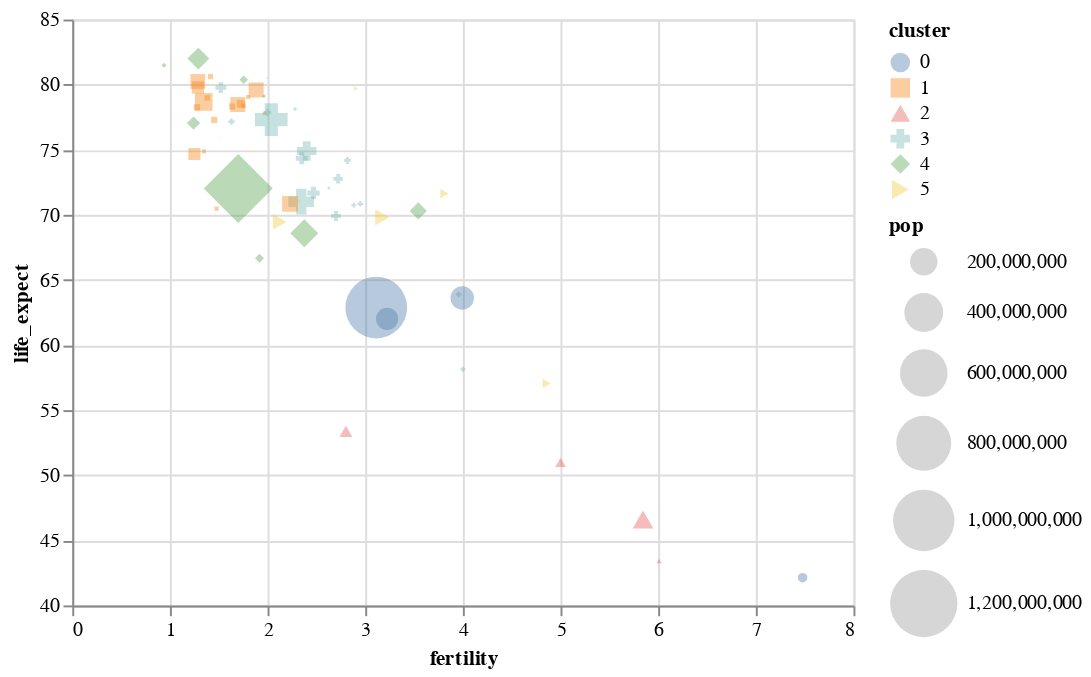

The cell this chart's notebook holds for it:
### Code cell
# Alpha anders -- könnte auch gemaped werden!
alt.Chart(df2k).mark_point(filled=True).encode( # alternative zu Circle
    alt.X("fertility:Q"),
    alt.Y("life_expect:Q", scale=alt.Scale(zero=False)),
    alt.Size("pop:Q", scale=alt.Scale(range=[0,1250])),
    alt.Color("cluster:N"), # es ginge hier auch gradient, wenn Q
    alt.OpacityValue(0.4),
    alt.Shape("cluster:N"),
    tooltip=["country"]
)

### Figure 1 — Vega-Lite specification as saved in the notebook (floating-point values rounded to 4 significant figures)
{"$schema": "https://vega.github.io/schema/vega-lite/v4.8.1.json", "config": {"view": {"continuousHeight": 300, "continuousWidth": 400}}, "data": {"name": "data-fdeb0b749a6385830bd1445d39ad6ea0"}, "datasets": {"data-fdeb0b749a6385830bd1445d39ad6ea0": [{"cluster": 0, "country": "Afghanistan", "fertility": 7.479, "life_expect": 42.13, "pop": 23898198, "year": 2000}, {"cluster": 3, "country": "Argentina", "fertility": 2.35, "life_expect": 74.34, "pop": 37497728, "year": 2000}, {"cluster": 3, "country": "Aruba", "fertility": 2.124, "life_expect": 73.45, "pop": 69539, "year": 2000}, {"cluster": 4, "country": "Australia", "fertility": 1.756, "life_expect": 80.37, "pop": 19164620, "year": 2000}, {"cluster": 1, "country": "Austria", "fertility": 1.382, "life_expect": 78.98, "pop": 8113413, "year": 2000}, {"cluster": 3, "country": "Bahamas", "fertility": 2.111, "life_expect": 71.07, "pop": 290075, "year": 2000}, {"cluster": 0, "country": "Bangladesh", "fertility": 3.224, "life_expect": 62.01, "pop": 130406594, "year": 2000}, {"cluster": 3, "country": "Barbados", "fertility": 1.5, "life_expect": 75.97, "pop": 273483, "year": 2000}, {"cluster": 1, "country": "Belgium", "fertility": 1.638, "life_expect": 78.32, "pop": 10263618, "year": 2000}, {"cluster": 3, "country": "Bolivia", "fertility": 3.958, "life_expect": 63.88, "pop": 8152620, "year": 2000}, {"cluster": 3, "country": "Brazil", "fertility": 2.345, "life_expect": 71.01, "pop": 175552771, "year": 2000}, {"cluster": 3, "country": "Canada", "fertility": 1.522, "life_expect": 79.77, "pop": 31278097, "year": 2000}, {"cluster": 3, "country": "Chile", "fertility": 2, "life_expect": 77.86, "pop": 15153450, "year": 2000}, {"cluster": 4, "country": "China", "fertility": 1.7, "life_expect": 72.03, "pop": 1262645000, "year": 2000}, {"cluster": 3, "country": "Colombia", "fertility": 2.47, "life_expect": 71.68, "pop": 39685655, "year": 2000}, {"cluster": 3, "country": "Costa Rica", "fertility": 2.281, "life_expect": 78.12, "pop": 3710558, "year": 2000}, {"cluster": 1, "country": "Croatia", "fertility": 1.348, "life_expect": 74.88, "pop": 4410830, "year": 2000}, {"cluster": 3, "country": "Cuba", "fertility": 1.63, "life_expect": 77.16, "pop": 11134273, "year": 2000}, {"cluster": 3, "country": "Dominican Republic", "fertility": 2.95, "life_expect": 70.85, "pop": 8385828, "year": 2000}, {"cluster": 3, "country": "Ecuador", "fertility": 2.817, "life_expect": 74.17, "pop": 12505204, "year": 2000}, {"cluster": 5, "country": "Egypt", "fertility": 3.174, "life_expect": 69.81, "pop": 70492342, "year": 2000}, {"cluster": 3, "country": "El Salvador", "fertility": 2.883, "life_expect": 70.73, "pop": 6122515, "year": 2000}, {"cluster": 1, "country": "Finland", "fertility": 1.754, "life_expect": 78.37, "pop": 5168595, "year": 2000}, {"cluster": 1, "country": "France", "fertility": 1.883, "life_expect": 79.59, "pop": 59381628, "year": 2000}, {"cluster": 1, "country": "Georgia", "fertility": 1.478, "life_expect": 70.48, "pop": 4777209, "year": 2000}, {"cluster": 1, "country": "Germany", "fertility": 1.346, "life_expect": 78.67, "pop": 82187909, "year": 2000}, {"cluster": 1, "country": "Greece", "fertility": 1.277, "life_expect": 78.26, "pop": 10559110, "year": 2000}, {"cluster": 3, "country": "Grenada", "fertility": 2.429, "life_expect": 67.75, "pop": 89312, "year": 2000}, {"cluster": 3, "country": "Haiti", "fertility": 4, "life_expect": 58.14, "pop": 7306302, "year": 2000}, {"cluster": 4, "country": "Hong Kong", "fertility": 0.94, "life_expect": 81.5, "pop": 6658720, "year": 2000}, {"cluster": 1, "country": "Iceland", "fertility": 1.993, "life_expect": 80.5, "pop": 281043, "year": 2000}, {"cluster": 0, "country": "India", "fertility": 3.113, "life_expect": 62.88, "pop": 1007702000, "year": 2000}, {"cluster": 4, "country": "Indonesia", "fertility": 2.376, "life_expect": 68.59, "pop": 206265000, "year": 2000}, {"cluster": 5, "country": "Iran", "fertility": 2.124, "life_expect": 69.45, "pop": 65660289, "year": 2000}, {"cluster": 5, "country": "Iraq", "fertility": 4.858, "life_expect": 57.05, "pop": 22675617, "year": 2000}, {"cluster": 1, "country": "Ireland", "fertility": 1.969, "life_expect": 77.78, "pop": 3791690, "year": 2000}, {"cluster": 5, "country": "Israel", "fertility": 2.906, "life_expect": 79.7, "pop": 5842454, "year": 2000}, {"cluster": 1, "country": "Italy", "fertility": 1.286, "life_expect": 80.24, "pop": 57719337, "year": 2000}, {"cluster": 3, "country": "Jamaica", "fertility": 2.628, "life_expect": 72.05, "pop": 2615467, "year": 2000}, {"cluster": 4, "country": "Japan", "fertility": 1.291, "life_expect": 82, "pop": 126699784, "year": 2000}, {"cluster": 2, "country": "Kenya", "fertility": 5, "life_expect": 50.99, "pop": 29985839, "year": 2000}, {"cluster": 4, "country": "South Korea", "fertility": 1.917, "life_expect": 66.66, "pop": 21647682, "year": 2000}, {"cluster": 4, "country": "North Korea", "fertility": 1.242, "life_expect": 77.05, "pop": 47351083, "year": 2000}, {"cluster": 5, "country": "Lebanon", "fertility": 2.319, "life_expect": 71.03, "pop": 3578036, "year": 2000}, {"cluster": 3, "country": "Mexico", "fertility": 2.401, "life_expect": 74.9, "pop": 99926620, "year": 2000}, {"cluster": 1, "country": "Netherlands", "fertility": 1.726, "life_expect": 78.53, "pop": 15907853, "year": 2000}, {"cluster": 4, "country": "New Zealand", "fertility": 1.964, "life_expect": 79.11, "pop": 3819762, "year": 2000}, {"cluster": 2, "country": "Nigeria", "fertility": 5.845, "life_expect": 46.61, "pop": 114306700, "year": 2000}, {"cluster": 1, "country": "Norway", "fertility": 1.801, "life_expect": 79.05, "pop": 4492400, "year": 2000}, {"cluster": 0, "country": "Pakistan", "fertility": 3.994, "life_expect": 63.61, "pop": 146342958, "year": 2000}, {"cluster": 3, "country": "Peru", "fertility": 2.7, "life_expect": 69.91, "pop": 25979722, "year": 2000}, {"cluster": 4, "country": "Philippines", "fertility": 3.544, "life_expect": 70.3, "pop": 79739825, "year": 2000}, {"cluster": 1, "country": "Poland", "fertility": 1.251, "life_expect": 74.67, "pop": 38654164, "year": 2000}, {"cluster": 1, "country": "Portugal", "fertility": 1.454, "life_expect": 77.29, "pop": 10335597, "year": 2000}, {"cluster": 2, "country": "Rwanda", "fertility": 6.01, "life_expect": 43.41, "pop": 7507056, "year": 2000}, {"cluster": 5, "country": "Saudi Arabia", "fertility": 3.81, "life_expect": 71.63, "pop": 23153090, "year": 2000}, {"cluster": 2, "country": "South Africa", "fertility": 2.802, "life_expect": 53.37, "pop": 44066197, "year": 2000}, {"cluster": 1, "country": "Spain", "fertility": 1.287, "life_expect": 79.78, "pop": 40016081, "year": 2000}, {"cluster": 1, "country": "Switzerland", "fertility": 1.415, "life_expect": 80.62, "pop": 7266920, "year": 2000}, {"cluster": 1, "country": "Turkey", "fertility": 2.23, "life_expect": 70.84, "pop": 65666677, "year": 2000}, {"cluster": 1, "country": "United Kingdom", "fertility": 1.695, "life_expect": 78.47, "pop": 59522468, "year": 2000}, {"cluster": 3, "country": "United States", "fertility": 2.038, "life_expect": 77.31, "pop": 282338631, "year": 2000}, {"cluster": 3, "country": "Venezuela", "fertility": 2.723, "life_expect": 72.77, "pop": 23542649, "year": 2000}]}, "encoding": {"color": {"field": "cluster", "type": "nominal"}, "opacity": {"value": 0.4}, "shape": {"field": "cluster", "type": "nominal"}, "size": {"field": "pop", "scale": {"range": [0, 1250]}, "type": "quantitative"}, "tooltip": [{"field": "country", "type": "nominal"}], "x": {"field": "fertility", "type": "quantitative"}, "y": {"field": "life_expect", "scale": {"zero": false}, "type": "quantitative"}}, "mark": {"filled": true, "type": "point"}}
